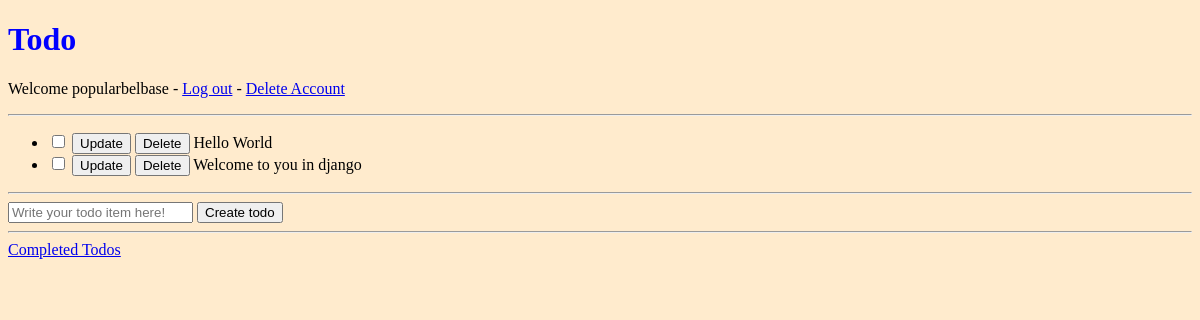
The page /todo/ (signed in) on the database as committed earlier.
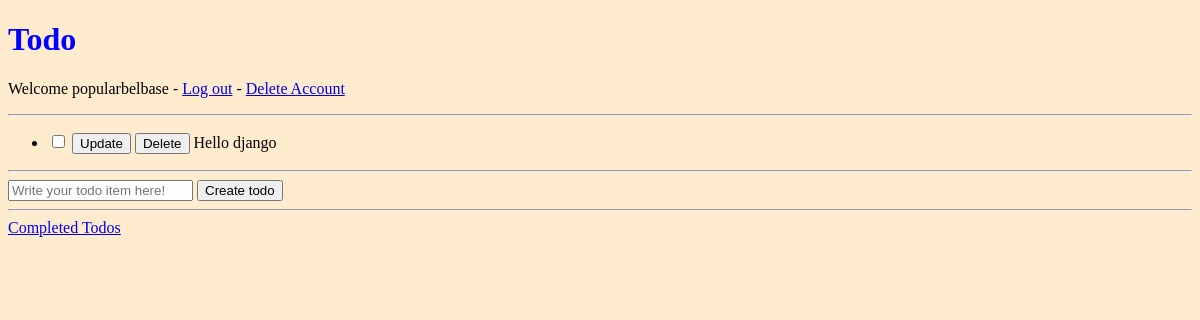
The same page on the database as committed later.
### todo_app/models.py (models this page shows, shortened)
class Todo(models.Model):
   user = models.ForeignKey(User, on_delete=models.CASCADE, blank=True, null=True)
   text = models.CharField(max_length=200)
   status = models.BooleanField(default=False)

### todo_app/views.py (the view)
# urls.py: path('', views.index, name='index'),
@login_required
def index(request):
   if request.method == "POST":
      text = request.POST["text"]
      todo = Todo()
      todo.text = text
      todo.save()
   todos = Todo.objects.filter(status=False)
   context = {
      'todos' : todos
   }
   return render(request, 'todo_app/index.html', context)

### todo_app/templates/todo_app/index.html (shortened to what this page needs)
{% extends 'todo_app/base.html' %}
{% block content %}
<hr />
      <ul>
      {% for todo in todos  %}
            <li>
               <form action="{% url 'todo_app:change_status' %}" method="POST">
                  <input type="checkbox" name="checked" {% if todo.status %}checked{% endif %} >
                  <button>Update</button>
                  <button formaction="{% url 'todo_app:delete_todo' %}">Delete</button>
                  {{ todo.text }}
               </form>
            </li>
      {% endfor %}
      </ul>
   <hr />
   <form action="." method="POST">
      <input type="text" name="text" placeholder="Write your todo item here!" />
      <button>Create todo</button>
   </form>
   <hr />
   {% endblock %}
   {% block footer %}
   <a href="{% url 'todo_app:completed_todos' %}">Completed Todos</a>
   {% endblock %}

Rows that differ between the two databases and show on the page:
removed Todo: text "Hello World"
removed Todo: text "Welcome to you in django"
added Todo: text "Hello django"
